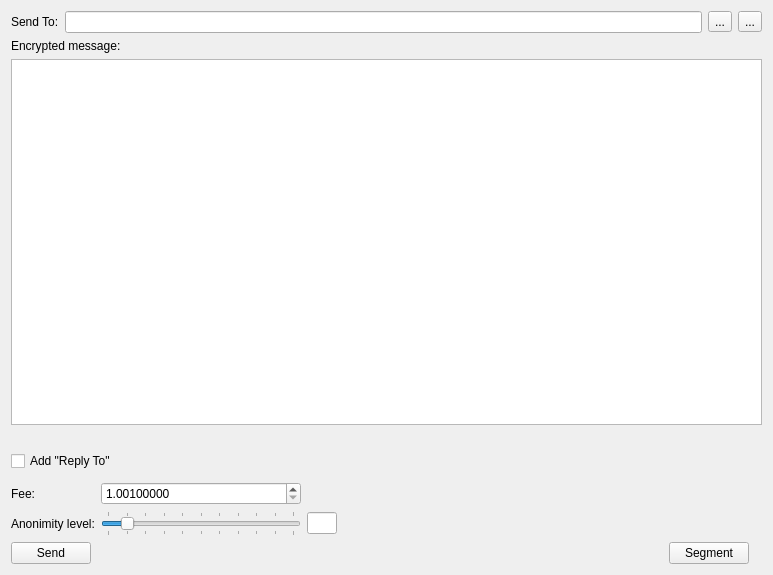
<?xml version="1.0" encoding="UTF-8"?>
<ui version="4.0">
 <class>SendMessageFrame</class>
 <widget class="QFrame" name="SendMessageFrame">
  <property name="geometry">
   <rect>
    <x>0</x>
    <y>0</y>
    <width>773</width>
    <height>575</height>
   </rect>
  </property>
  <property name="windowTitle">
   <string>Frame</string>
  </property>
  <property name="frameShape">
   <enum>QFrame::NoFrame</enum>
  </property>
  <property name="frameShadow">
   <enum>QFrame::Raised</enum>
  </property>
  <layout class="QGridLayout" name="gridLayout_2">
   <item row="0" column="0">
    <layout class="QHBoxLayout" name="horizontalLayout_2">
     <item>
      <widget class="QLabel" name="label">
       <property name="text">
        <string>Send To:</string>
       </property>
      </widget>
     </item>
     <item>
      <widget class="QLineEdit" name="m_addressEdit"/>
     </item>
     <item>
      <widget class="QToolButton" name="m_addressBookButton">
       <property name="text">
        <string>...</string>
       </property>
       <property name="icon">
        <iconset resource="../../resources.qrc">
         <normaloff>:/icons/address-book</normaloff>:/icons/address-book</iconset>
       </property>
      </widget>
     </item>
     <item>
      <widget class="QToolButton" name="m_pasteButton">
       <property name="text">
        <string>...</string>
       </property>
       <property name="icon">
        <iconset resource="../../resources.qrc">
         <normaloff>:/icons/paste</normaloff>:/icons/paste</iconset>
       </property>
      </widget>
     </item>
    </layout>
   </item>
   <item row="1" column="0">
    <widget class="QLabel" name="label_3">
     <property name="text">
      <string>Encrypted message:</string>
     </property>
    </widget>
   </item>
   <item row="2" column="0">
    <widget class="QTextEdit" name="m_messageTextEdit">
     <property name="html">
      <string notr="true">&lt;!DOCTYPE HTML PUBLIC &quot;-//W3C//DTD HTML 4.0//EN&quot; &quot;http://www.w3.org/TR/REC-html40/strict.dtd&quot;&gt;
&lt;html&gt;&lt;head&gt;&lt;meta name=&quot;qrichtext&quot; content=&quot;1&quot; /&gt;&lt;style type=&quot;text/css&quot;&gt;
p, li { white-space: pre-wrap; }
&lt;/style&gt;&lt;/head&gt;&lt;body style=&quot; font-family:'SimSun'; font-size:9pt; font-weight:400; font-style:normal;&quot;&gt;
&lt;p style=&quot;-qt-paragraph-type:empty; margin-top:0px; margin-bottom:0px; margin-left:0px; margin-right:0px; -qt-block-indent:0; text-indent:0px; font-family:'.Helvetica Neue DeskInterface'; font-size:13pt;&quot;&gt;&lt;br /&gt;&lt;/p&gt;&lt;/body&gt;&lt;/html&gt;</string>
     </property>
    </widget>
   </item>
   <item row="3" column="0">
    <spacer name="verticalSpacer">
     <property name="orientation">
      <enum>Qt::Vertical</enum>
     </property>
     <property name="sizeType">
      <enum>QSizePolicy::Fixed</enum>
     </property>
     <property name="sizeHint" stdset="0">
      <size>
       <width>20</width>
       <height>20</height>
      </size>
     </property>
    </spacer>
   </item>
   <item row="4" column="0">
    <layout class="QHBoxLayout" name="horizontalLayout_3">
     <property name="topMargin">
      <number>0</number>
     </property>
     <item>
      <widget class="QCheckBox" name="m_addReplyToCheck">
       <property name="text">
        <string>Add &quot;Reply To&quot;</string>
       </property>
      </widget>
     </item>
    </layout>
   </item>
   <item row="5" column="0">
    <layout class="QGridLayout" name="gridLayout">
     <property name="topMargin">
      <number>5</number>
     </property>
     <item row="1" column="1">
      <widget class="QSlider" name="m_mixinSlider">
       <property name="maximumSize">
        <size>
         <width>200</width>
         <height>16777215</height>
        </size>
       </property>
       <property name="maximum">
        <number>10</number>
       </property>
       <property name="pageStep">
        <number>1</number>
       </property>
       <property name="value">
        <number>1</number>
       </property>
       <property name="tracking">
        <bool>false</bool>
       </property>
       <property name="orientation">
        <enum>Qt::Horizontal</enum>
       </property>
       <property name="tickPosition">
        <enum>QSlider::TicksBothSides</enum>
       </property>
       <property name="tickInterval">
        <number>1</number>
       </property>
      </widget>
     </item>
     <item row="1" column="0">
      <widget class="QLabel" name="label_2">
       <property name="text">
        <string>Anonimity level:</string>
       </property>
      </widget>
     </item>
     <item row="1" column="2">
      <widget class="QLineEdit" name="m_mixinEdit">
       <property name="maximumSize">
        <size>
         <width>30</width>
         <height>16777215</height>
        </size>
       </property>
       <property name="text">
        <string notr="true"/>
       </property>
       <property name="maxLength">
        <number>5</number>
       </property>
       <property name="alignment">
        <set>Qt::AlignCenter</set>
       </property>
       <property name="readOnly">
        <bool>true</bool>
       </property>
      </widget>
     </item>
     <item row="1" column="3">
      <spacer name="horizontalSpacer">
       <property name="orientation">
        <enum>Qt::Horizontal</enum>
       </property>
       <property name="sizeType">
        <enum>QSizePolicy::Expanding</enum>
       </property>
       <property name="sizeHint" stdset="0">
        <size>
         <width>298</width>
         <height>20</height>
        </size>
       </property>
      </spacer>
     </item>
     <item row="0" column="0">
      <widget class="QLabel" name="label_4">
       <property name="text">
        <string>Fee:</string>
       </property>
      </widget>
     </item>
     <item row="0" column="1">
      <widget class="QDoubleSpinBox" name="m_feeSpin">
       <property name="decimals">
        <number>8</number>
       </property>
       <property name="minimum">
        <double>1.001000000000000</double>
       </property>
       <property name="maximum">
        <double>1000000000000000000.000000000000000</double>
       </property>
       <property name="singleStep">
        <double>0.010000000000000</double>
       </property>
       <property name="value">
        <double>1.001000000000000</double>
       </property>
      </widget>
     </item>
    </layout>
   </item>
   <item row="6" column="0">
    <layout class="QHBoxLayout" name="horizontalLayout">
     <item>
      <widget class="QPushButton" name="m_sendButton">
       <property name="text">
        <string>Send</string>
       </property>
       <property name="icon">
        <iconset resource="../../resources.qrc">
         <normaloff>:/icons/send</normaloff>:/icons/send</iconset>
       </property>
      </widget>
     </item>
     <item>
      <spacer name="horizontalSpacer_2">
       <property name="orientation">
        <enum>Qt::Horizontal</enum>
       </property>
       <property name="sizeHint" stdset="0">
        <size>
         <width>40</width>
         <height>20</height>
        </size>
       </property>
      </spacer>
     </item>
     <item>
      <widget class="QPushButton" name="m_segButton">
       <property name="text">
        <string>Segment</string>
       </property>
       <property name="icon">
        <iconset resource="../../resources.qrc">
         <normaloff>:/icons/send</normaloff>:/icons/send</iconset>
       </property>
      </widget>
     </item>
     <item>
      <widget class="QLabel" name="m_tickerLabel">
       <property name="text">
        <string notr="true"/>
       </property>
      </widget>
     </item>
    </layout>
   </item>
  </layout>
 </widget>
 <resources>
  <include location="../../resources.qrc"/>
 </resources>
 <connections>
  <connection>
   <sender>m_addressBookButton</sender>
   <signal>clicked()</signal>
   <receiver>SendMessageFrame</receiver>
   <slot>addressBookClicked()</slot>
   <hints>
    <hint type="sourcelabel">
     <x>712</x>
     <y>25</y>
    </hint>
    <hint type="destinationlabel">
     <x>386</x>
     <y>287</y>
    </hint>
   </hints>
  </connection>
  <connection>
   <sender>m_pasteButton</sender>
   <signal>clicked()</signal>
   <receiver>SendMessageFrame</receiver>
   <slot>pasteClicked()</slot>
   <hints>
    <hint type="sourcelabel">
     <x>746</x>
     <y>25</y>
    </hint>
    <hint type="destinationlabel">
     <x>386</x>
     <y>287</y>
    </hint>
   </hints>
  </connection>
  <connection>
   <sender>m_sendButton</sender>
   <signal>clicked()</signal>
   <receiver>SendMessageFrame</receiver>
   <slot>sendClicked()</slot>
   <hints>
    <hint type="sourcelabel">
     <x>58</x>
     <y>503</y>
    </hint>
    <hint type="destinationlabel">
     <x>386</x>
     <y>287</y>
    </hint>
   </hints>
  </connection>
  <connection>
   <sender>m_mixinSlider</sender>
   <signal>valueChanged(int)</signal>
   <receiver>SendMessageFrame</receiver>
   <slot>mixinValueChanged(int)</slot>
   <hints>
    <hint type="sourcelabel">
     <x>217</x>
     <y>548</y>
    </hint>
    <hint type="destinationlabel">
     <x>386</x>
     <y>287</y>
    </hint>
   </hints>
  </connection>
  <connection>
   <sender>m_addressEdit</sender>
   <signal>textChanged(QString)</signal>
   <receiver>SendMessageFrame</receiver>
   <slot>addressEdited(QString)</slot>
   <hints>
    <hint type="sourcelabel">
     <x>382</x>
     <y>25</y>
    </hint>
    <hint type="destinationlabel">
     <x>386</x>
     <y>287</y>
    </hint>
   </hints>
  </connection>
  <connection>
   <sender>m_segButton</sender>
   <signal>clicked()</signal>
   <receiver>SendMessageFrame</receiver>
   <slot>segClicked()</slot>
   <hints>
    <hint type="sourcelabel">
     <x>713</x>
     <y>552</y>
    </hint>
    <hint type="destinationlabel">
     <x>386</x>
     <y>287</y>
    </hint>
   </hints>
  </connection>
 </connections>
 <slots>
  <slot>addressBookClicked()</slot>
  <slot>pasteClicked()</slot>
  <slot>sendClicked()</slot>
  <slot>mixinValueChanged(int)</slot>
  <slot>addressEdited(QString)</slot>
  <slot>segClicked()</slot>
 </slots>
</ui>
